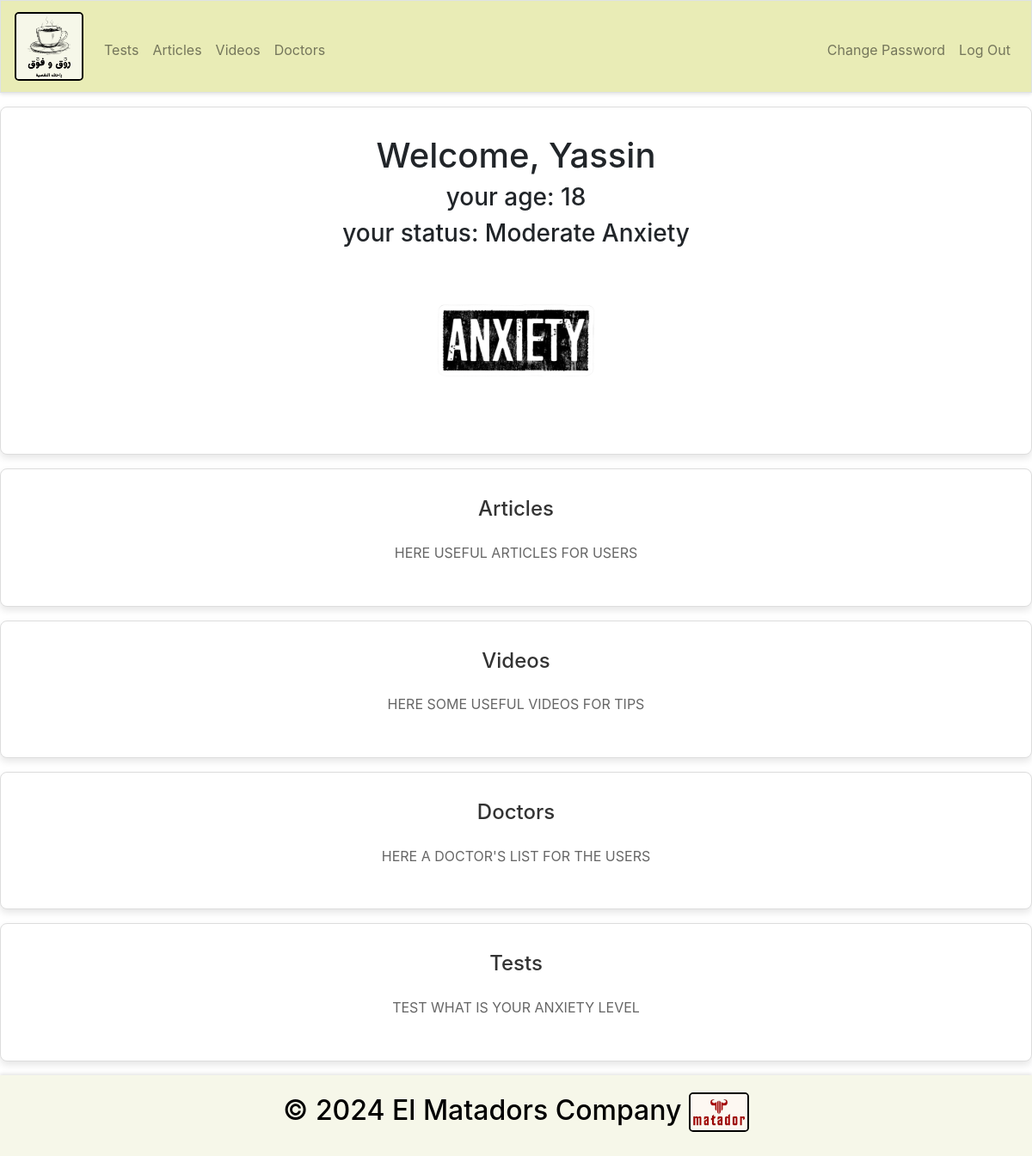
Page / (signed in) on the committed database.
### tables this page shows
CREATE TABLE users (id INTEGER, username TEXT NOT NULL, hash TEXT NOT NULL, status TEXT, age INTEGER NOT NULL, PRIMARY KEY(id));

### app.py (the view)
@app.route("/")
@login_required
def index():
    user_id = session["user_id"]
    user = db.execute("SELECT * FROM users WHERE id = ?", user_id)
    return render_template("index.html", user=user)

### app.py (called while the page is built)
@app.after_request
def after_request(response):
    response.headers["Cache-Control"] = "no-cache, no-store, must-revalidate"
    response.headers["Expires"] = 0
    response.headers["Pragma"] = "no-cache"
    return response

### helpers.py (called while the page is built)
def login_required(f):
    @wraps(f)
    def decorated_function(*args, **kwargs):
        if session.get("user_id") is None:
            return redirect("/login")
        return f(*args, **kwargs)
    return decorated_function

### templates/index.html (shortened to what this page needs)
{% extends "layout.html" %}
{% block main %}
<section>
    <h1>Welcome, {{ user[0]["username"] }}</h1>
    <h3>your age: {{ user[0]["age"] }}</h3>
    <h3>your status: {{ user[0]["status"] }}</h3>
    <img src="/static/anxiety.png" width="200" alt="anxiety">
</section>
<a href="/articles">
<section id="section1">
    <h2>Articles</h2>
    <p>HERE USEFUL ARTICLES FOR USERS</p>
</section>
</a>
<a href="/videos">
<section id="section2">
    <h2>Videos</h2>
    <p>HERE SOME USEFUL VIDEOS FOR TIPS</p>
</section>
</a>
<a href="/doctors">
<section id="section3">
    <h2>Doctors</h2>
    <P>HERE A DOCTOR'S LIST FOR THE USERS</P>
</section>
</a>
<a href="/tests">
    <section id="section4">
        <h2>Tests</h2>
        <p>TEST WHAT IS YOUR ANXIETY LEVEL</p>
    </section>
</a>
{% endblock %}

### static/styles.css (style rules this page uses)
body { height: 100vh; }
main img { max-width: 100%; }
section { margin: 1em 0; padding: 2em; background-color: #ffffff; border: 1px solid #ddd; border-radius: 8px; box-shadow: 0 4px 8px rgba(0, 0, 0, 0.1); }
section h2 { font-size: 1.5em; margin-bottom: 1em; color: #333; }
section p { line-height: 1.6; color: #666; }

### rows in the picture
users: username "Yassin", age "18", status "Moderate Anxiety"
